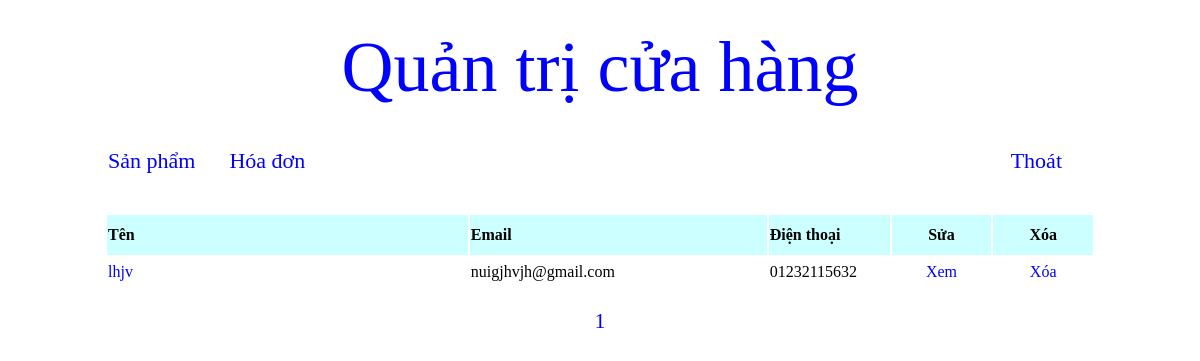
Screenshot of /quan_tri/index.php?thamso=hoa_don (signed in) with the database file from the repository.
### tables this page shows
CREATE TABLE IF NOT EXISTS `hoa_don` (
  `id` int(11) NOT NULL AUTO_INCREMENT,
  `ten_nguoi_mua` varchar(256) NOT NULL,
  `email` varchar(256) NOT NULL,
  `dia_chi` mediumtext NOT NULL,
  `dien_thoai` varchar(256) NOT NULL,
  `noi_dung` mediumtext NOT NULL,
  `hang_duoc_mua` mediumtext NOT NULL,
  PRIMARY KEY (`id`)
);

### quan_tri/chuc_nang/hoa_don/quan_ly_hoa_don.php (the view, shortened to what this page needs)
<?php
	$so_dong_tren_mot_trang=20;
	$tv="select count(*) from hoa_don";
	$tv_1=mysql_query($tv);
	$tv_2=mysql_fetch_array($tv_1);
	$so_trang=ceil($tv_2[0]/$so_dong_tren_mot_trang);
	$vtbd=($_GET['trang']-1)*$so_dong_tren_mot_trang;
	$tv="select * from hoa_don order by id desc limit $vtbd,$so_dong_tren_mot_trang";
	$tv_1=mysql_query($tv);
?>
<table width="990px" class="tb_a1" >
	<tr style="background:#CCFFFF;height:40px;" >
		<td width="370px" ><b>Tên</b></td>
		<td width="300px" ><b>Email</b></td>
		<td width="120px" ><b>Điện thoại</b></td>
		<td align="center" width="100px" ><b>Sửa</b></td>
		<td align="center" width="100px" ><b>Xóa</b></td>
	</tr>
	<?php
		while($tv_2=mysql_fetch_array($tv_1))
		{
			$id=$tv_2['id'];
			$ten=$tv_2['ten_nguoi_mua'];
			$email=$tv_2['email'];
			$dien_thoai=$tv_2['dien_thoai'];
			$link_xem="?thamso=xem_hoa_don&id=".$id."&trang=".$_GET['trang'];
			$link_xoa="?xoa_hoa_don=co&id=".$id;
			?>
				<tr class="a_1" >
					<td>
						<a href="<?php echo $link_xem; ?>" class="lk_a1" ><?php echo $ten; ?></a>
					</td>
					<td>
						<?php echo $email; ?>
					</td>
					<td>
						<?php echo $dien_thoai; ?>
					</td>
					<td align="center" >
						<a href="<?php echo $link_xem; ?>" class="lk_a1" >Xem</a>
					</td>
					<td align="center" >
						<a href="<?php echo $link_xoa; ?>" class="lk_a1" >Xóa</a>
					</td>
				</tr>
			<?php
		}
	?>
	<tr>
		<td colspan="5" align="center" >
			<br>
			<?php
				for($i=1;$i<=$so_trang;$i++)
				{
					$link_phan_trang="?thamso=hoa_don&trang=".$i;
					echo "<a href='$link_phan_trang' class='phan_trang' >";
						echo $i;
					echo "</a> ";
				}
			?>
			<br><br>
		</td>
	</tr>
</table>

### quan_tri/giao_dien/giao_dien.css (style rules this page uses)
table.tb_a1 tr.a_1 { height:30px; }
a.lk_a1 { text-decoration:none;color:blue; }
a.phan_trang { text-decoration:none;color:blue;font-size:22px; }

### rows the page displays
hoa_don: ten_nguoi_mua "lhjv", email "nuigjhvjh@gmail.com", dien_thoai "01232115632"
